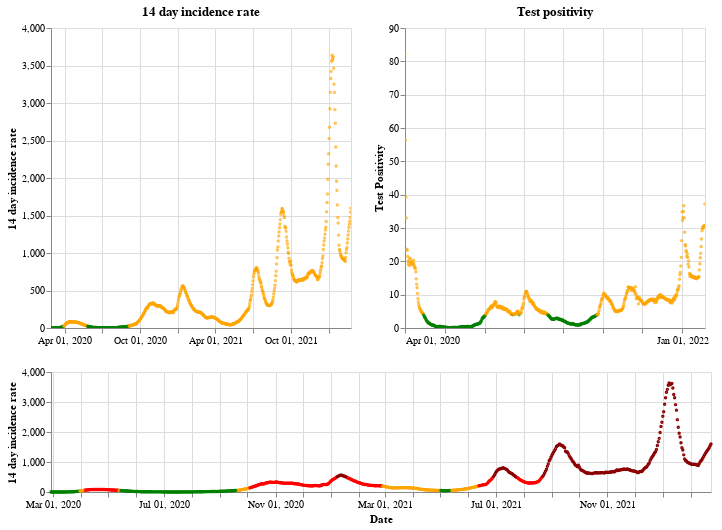

The code cell stored with this chart in its notebook:
### Markdown cell above
## Scotland

### Code cell
plot_traffic_light('Scotland')

### Figure 1 — Vega-Lite specification as saved in the notebook (floating-point values rounded to 4 significant figures; data arrays with more than 128 entries replaced by an {"elided": "..."} marker saying what was removed)
{"config": {"view": {"continuousWidth": 400, "continuousHeight": 300}}, "vconcat": [{"hconcat": [{"mark": {"type": "point", "size": 2}, "encoding": {"color": {"condition": {"value": "green", "test": "(datum.twoWeeklyCasesRate <= 25)"}, "value": "orange"}, "tooltip": [{"type": "nominal", "field": "areaName"}, {"type": "temporal", "field": "date"}, {"type": "quantitative", "field": "twoWeeklyCasesRate"}, {"type": "quantitative", "field": "testPositivity"}], "x": {"type": "temporal", "axis": {"title": ""}, "field": "date", "scale": {"domain": {"selection": "DateBrush"}}, "timeUnit": "yearmonthdate"}, "y": {"type": "quantitative", "axis": {"title": "14 day incidence rate"}, "field": "twoWeeklyCasesRate"}}, "title": "14 day incidence rate", "width": 300}, {"mark": {"type": "point", "size": 2}, "encoding": {"color": {"condition": {"value": "green", "test": "(datum.testPositivity <= 4)"}, "value": "orange"}, "tooltip": [{"type": "nominal", "field": "areaName"}, {"type": "temporal", "field": "date"}, {"type": "quantitative", "field": "twoWeeklyCasesRate"}, {"type": "quantitative", "field": "testPositivity"}], "x": {"type": "temporal", "axis": {"title": ""}, "field": "date", "scale": {"domain": {"selection": "DateBrush"}}, "timeUnit": "yearmonthdate"}, "y": {"type": "quantitative", "axis": {"title": "Test Positivity"}, "field": "testPositivity"}}, "title": "Test positivity", "width": 300}]}, {"layer": [{"mark": {"type": "point", "size": 2}, "encoding": {"color": {"condition": {"value": "orange", "test": "(((datum.testPositivity < 4) && (datum.twoWeeklyCasesRate >= 50)) && (datum.twoWeeklyCasesRate < 200))"}, "value": "red"}, "opacity": {"condition": {"value": 1, "test": "((datum.twoWeeklyCasesRate >= 50) && (datum.twoWeeklyCasesRate < 500))"}, "value": 0}, "tooltip": [{"type": "nominal", "field": "areaName"}, {"type": "temporal", "field": "date"}, {"type": "quantitative", "field": "twoWeeklyCasesRate"}, {"type": "quantitative", "field": "testPositivity"}], "x": {"type": "temporal", "axis": {"title": "Date"}, "field": "date", "timeUnit": "yearmonthdate"}, "y": {"type": "quantitative", "axis": {"title": "14 day incidence rate"}, "field": "twoWeeklyCasesRate"}}, "selection": {"DateBrush": {"type": "interval", "encodings": ["x"], "fields": ["Time"]}}}, {"mark": {"type": "point", "size": 2}, "encoding": {"color": {"value": "darkred"}, "opacity": {"condition": {"value": 1, "test": "(datum.twoWeeklyCasesRate >= 500)"}, "value": 0}, "tooltip": [{"type": "nominal", "field": "areaName"}, {"type": "temporal", "field": "date"}, {"type": "quantitative", "field": "twoWeeklyCasesRate"}, {"type": "quantitative", "field": "testPositivity"}], "x": {"type": "temporal", "axis": {"title": "Date"}, "field": "date", "timeUnit": "yearmonthdate"}, "y": {"type": "quantitative", "axis": {"title": "14 day incidence rate"}, "field": "twoWeeklyCasesRate"}}}, {"mark": {"type": "point", "size": 2}, "encoding": {"color": {"condition": {"value": "green", "test": "((datum.testPositivity < 4) && (datum.twoWeeklyCasesRate < 50))"}, "value": "orange"}, "opacity": {"condition": {"value": 1, "test": "(datum.twoWeeklyCasesRate < 50)"}, "value": 0}, "tooltip": [{"type": "nominal", "field": "areaName"}, {"type": "temporal", "field": "date"}, {"type": "quantitative", "field": "twoWeeklyCasesRate"}, {"type": "quantitative", "field": "testPositivity"}], "x": {"type": "temporal", "axis": {"title": "Date"}, "field": "date", "timeUnit": "yearmonthdate"}, "y": {"type": "quantitative", "axis": {"title": "14 day incidence rate"}, "field": "twoWeeklyCasesRate"}}}], "height": 120, "width": 660}], "data": {"name": "data-85545710cd22810de08d0965f230e8d3"}, "$schema": "https://vega.github.io/schema/vega-lite/v4.8.1.json", "datasets": {"data-85545710cd22810de08d0965f230e8d3": {"elided": "727 records"}}}
